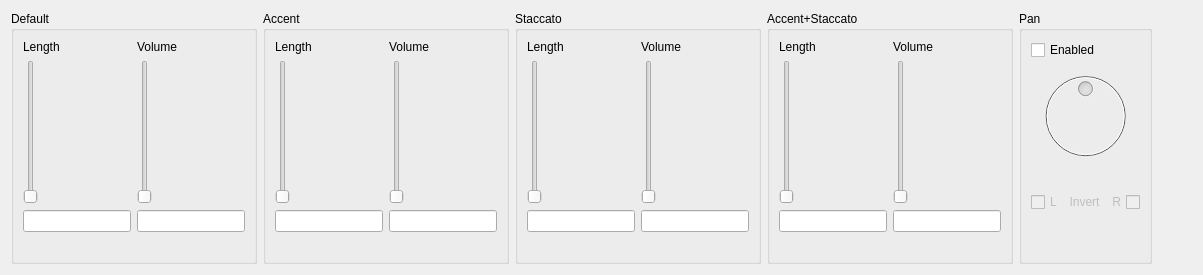
               <widget class="QWidget" name="instrument_articulation_tab">
                <attribute name="title">
                 <string>Articulations+Pan</string>
                </attribute>
                <layout class="QGridLayout" name="gridLayout_4">
                 <item row="1" column="5">
                  <widget class="QGroupBox" name="pan_group">
                   <property name="title">
                    <string>Pan</string>
                   </property>
                   <layout class="QGridLayout" name="gridLayout_3">
                    <item row="2" column="1">
                     <widget class="QLabel" name="pan_setting_label">
                      <property name="enabled">
                       <bool>false</bool>
                      </property>
                      <property name="text">
                       <string/>
                      </property>
                      <property name="alignment">
                       <set>Qt::AlignCenter</set>
                      </property>
                     </widget>
                    </item>
                    <item row="3" column="0">
                     <widget class="QCheckBox" name="pan_l_invert">
                      <property name="enabled">
                       <bool>false</bool>
                      </property>
                      <property name="toolTip">
                       <string>Select either L or R, but not both, to enable &quot;surround&quot;</string>
                      </property>
                      <property name="text">
                       <string>L</string>
                      </property>
                     </widget>
                    </item>
                    <item row="3" column="1">
                     <widget class="QLabel" name="pan_invert_label">
                      <property name="enabled">
                       <bool>false</bool>
                      </property>
                      <property name="toolTip">
                       <string>Select either L or R, but not both, to enable &quot;surround&quot;</string>
                      </property>
                      <property name="text">
                       <string>Invert</string>
                      </property>
                      <property name="alignment">
                       <set>Qt::AlignCenter</set>
                      </property>
                     </widget>
                    </item>
                    <item row="4" column="1">
                     <spacer name="verticalSpacer_3">
                      <property name="orientation">
                       <enum>Qt::Vertical</enum>
                      </property>
                      <property name="sizeHint" stdset="0">
                       <size>
                        <width>20</width>
                        <height>40</height>
                       </size>
                      </property>
                     </spacer>
                    </item>
                    <item row="3" column="2">
                     <widget class="QCheckBox" name="pan_r_invert">
                      <property name="enabled">
                       <bool>false</bool>
                      </property>
                      <property name="toolTip">
                       <string>Select either L or R, but not both, to enable &quot;surround&quot;</string>
                      </property>
                      <property name="layoutDirection">
                       <enum>Qt::RightToLeft</enum>
                      </property>
                      <property name="text">
                       <string>R</string>
                      </property>
                     </widget>
                    </item>
                    <item row="1" column="0" colspan="3">
                     <widget class="QDial" name="pan_setting">
                      <property name="enabled">
                       <bool>false</bool>
                      </property>
                      <property name="maximum">
                       <number>20</number>
                      </property>
                      <property name="value">
                       <number>10</number>
                      </property>
                      <property name="invertedAppearance">
                       <bool>true</bool>
                      </property>
                      <property name="invertedControls">
                       <bool>true</bool>
                      </property>
                     </widget>
                    </item>
                    <item row="0" column="0" colspan="3">
                     <widget class="QCheckBox" name="pan_enable">
                      <property name="text">
                       <string>Enabled</string>
                      </property>
                     </widget>
                    </item>
                   </layout>
                  </widget>
                 </item>
                 <item row="1" column="1">
                  <widget class="QGroupBox" name="artic_acc_group">
                   <property name="title">
                    <string>Accent</string>
                   </property>
                   <layout class="QGridLayout" name="gridLayout_12">
                    <item row="0" column="0">
                     <widget class="QLabel" name="artic_acc_length_label">
                      <property name="text">
                       <string>Length</string>
                      </property>
                     </widget>
                    </item>
                    <item row="2" column="0">
                     <widget class="QLineEdit" name="artic_acc_length_setting"/>
                    </item>
                    <item row="0" column="1">
                     <widget class="QLabel" name="artic_acc_volume_label">
                      <property name="text">
                       <string>Volume</string>
                      </property>
                     </widget>
                    </item>
                    <item row="1" column="0">
                     <widget class="QSlider" name="artic_acc_length_slider">
                      <property name="maximum">
                       <number>7</number>
                      </property>
                      <property name="orientation">
                       <enum>Qt::Vertical</enum>
                      </property>
                     </widget>
                    </item>
                    <item row="1" column="1">
                     <widget class="QSlider" name="artic_acc_volume_slider">
                      <property name="maximum">
                       <number>15</number>
                      </property>
                      <property name="orientation">
                       <enum>Qt::Vertical</enum>
                      </property>
                     </widget>
                    </item>
                    <item row="3" column="0">
                     <widget class="QLabel" name="artic_acc_setting_label">
                      <property name="text">
                       <string/>
                      </property>
                     </widget>
                    </item>
                    <item row="2" column="1">
                     <widget class="QLineEdit" name="artic_acc_volume_setting"/>
                    </item>
                   </layout>
                  </widget>
                 </item>
                 <item row="1" column="6">
                  <spacer name="horizontalSpacer_4">
                   <property name="orientation">
                    <enum>Qt::Horizontal</enum>
                   </property>
                   <property name="sizeHint" stdset="0">
                    <size>
                     <width>40</width>
                     <height>20</height>
                    </size>
                   </property>
                  </spacer>
                 </item>
                 <item row="1" column="4">
                  <widget class="QGroupBox" name="artic_accstacc_group">
                   <property name="title">
                    <string>Accent+Staccato</string>
                   </property>
                   <layout class="QGridLayout" name="gridLayout_14">
                    <item row="3" column="0">
                     <widget class="QLabel" name="artic_accstacc_setting_label">
                      <property name="text">
                       <string/>
                      </property>
                     </widget>
                    </item>
                    <item row="1" column="0">
                     <widget class="QSlider" name="artic_accstacc_length_slider">
                      <property name="maximum">
                       <number>7</number>
                      </property>
                      <property name="orientation">
                       <enum>Qt::Vertical</enum>
                      </property>
                     </widget>
                    </item>
                    <item row="2" column="1">
                     <widget class="QLineEdit" name="artic_accstacc_volume_setting"/>
                    </item>
                    <item row="1" column="1">
                     <widget class="QSlider" name="artic_accstacc_volume_slider">
                      <property name="maximum">
                       <number>15</number>
                      </property>
                      <property name="orientation">
                       <enum>Qt::Vertical</enum>
                      </property>
                     </widget>
                    </item>
                    <item row="2" column="0">
                     <widget class="QLineEdit" name="artic_accstacc_length_setting"/>
                    </item>
                    <item row="0" column="0">
                     <widget class="QLabel" name="artic_accstacc_length_label">
                      <property name="text">
                       <string>Length</string>
                      </property>
                     </widget>
                    </item>
                    <item row="0" column="1">
                     <widget class="QLabel" name="artic_accstacc_volume_label">
                      <property name="text">
                       <string>Volume</string>
                      </property>
                     </widget>
                    </item>
                   </layout>
                  </widget>
                 </item>
                 <item row="1" column="2">
                  <widget class="QGroupBox" name="artic_stacc_group">
                   <property name="title">
                    <string>Staccato</string>
                   </property>
                   <layout class="QGridLayout" name="gridLayout_13">
                    <item row="2" column="0">
                     <widget class="QLineEdit" name="artic_stacc_length_setting"/>
                    </item>
                    <item row="3" column="0">
                     <widget class="QLabel" name="artic_stacc_setting_label">
                      <property name="text">
                       <string/>
                      </property>
                     </widget>
                    </item>
                    <item row="2" column="1">
                     <widget class="QLineEdit" name="artic_stacc_volume_setting"/>
                    </item>
                    <item row="1" column="0">
                     <widget class="QSlider" name="artic_stacc_length_slider">
                      <property name="maximum">
                       <number>7</number>
                      </property>
                      <property name="orientation">
                       <enum>Qt::Vertical</enum>
                      </property>
                     </widget>
                    </item>
                    <item row="1" column="1">
                     <widget class="QSlider" name="artic_stacc_volume_slider">
                      <property name="maximum">
                       <number>15</number>
                      </property>
                      <property name="orientation">
                       <enum>Qt::Vertical</enum>
                      </property>
                     </widget>
                    </item>
                    <item row="0" column="0">
                     <widget class="QLabel" name="artic_stacc_length_label">
                      <property name="text">
                       <string>Length</string>
                      </property>
                     </widget>
                    </item>
                    <item row="0" column="1">
                     <widget class="QLabel" name="artic_stacc_volume_label">
                      <property name="text">
                       <string>Volume</string>
                      </property>
                     </widget>
                    </item>
                   </layout>
                  </widget>
                 </item>
                 <item row="1" column="0">
                  <widget class="QGroupBox" name="artic_default_group">
                   <property name="title">
                    <string>Default</string>
                   </property>
                   <layout class="QGridLayout" name="gridLayout_7">
                    <item row="2" column="0">
                     <widget class="QLineEdit" name="artic_default_length_setting"/>
                    </item>
                    <item row="1" column="0">
                     <widget class="QSlider" name="artic_default_length_slider">
                      <property name="maximum">
                       <number>7</number>
                      </property>
                      <property name="orientation">
                       <enum>Qt::Vertical</enum>
                      </property>
                     </widget>
                    </item>
                    <item row="2" column="1">
                     <widget class="QLineEdit" name="artic_default_volume_setting"/>
                    </item>
                    <item row="1" column="1">
                     <widget class="QSlider" name="artic_default_volume_slider">
                      <property name="maximum">
                       <number>15</number>
                      </property>
                      <property name="orientation">
                       <enum>Qt::Vertical</enum>
                      </property>
                     </widget>
                    </item>
                    <item row="0" column="0">
                     <widget class="QLabel" name="artic_default_length_label">
                      <property name="text">
                       <string>Length</string>
                      </property>
                     </widget>
                    </item>
                    <item row="0" column="1">
                     <widget class="QLabel" name="artic_default_volume_label">
                      <property name="text">
                       <string>Volume</string>
                      </property>
                     </widget>
                    </item>
                    <item row="3" column="0">
                     <widget class="QLabel" name="artic_default_setting_label">
                      <property name="text">
                       <string/>
                      </property>
                     </widget>
                    </item>
                   </layout>
                  </widget>
                 </item>
                </layout>
               </widget>
